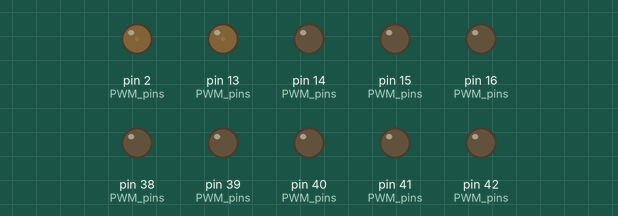
Bench run of a sketch on a simulated Arduino Mega 2560, built with avr-gcc and run on an emulated ATmega2560. Parts: output pins drawn as LEDs (lit = HIGH).

Above: at 0.05 s.
At 0.75 s:
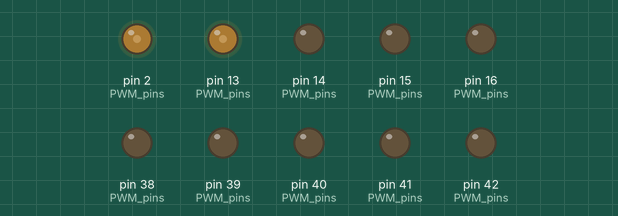
At 1.25 s:
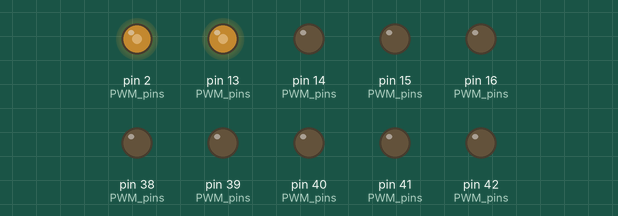
At 1.5 s:
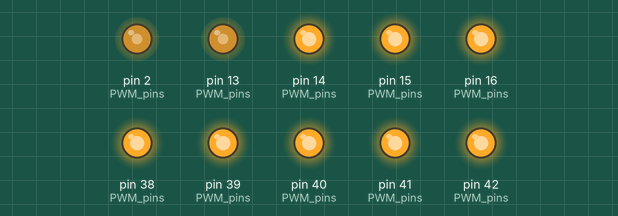
Timing chart, 0 to 3.5 s (numbered marks = the images above):
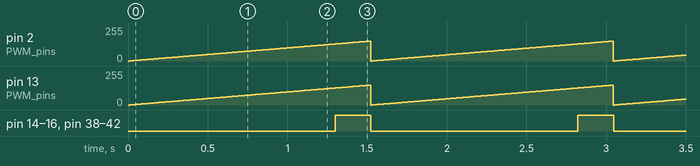

The sketch:

for_each_array_pwm.ino
```cpp
int PWM_pins[] = {2, 13, 14, 15, 16, 38, 39, 40, 41, 42};
void setup() {
  // put your setup code here, to run once:
    for(auto pin : PWM_pins) {
      pinMode(pin, OUTPUT);;
    }
}

void loop() {
   for (int i = 0; i < 150; i++) {
      for(auto pin : PWM_pins) {
          analogWrite(pin, i);
          delay(1);
        }
    }
}
```

Measured:
- by itself, pin 2 (PWM_pins), pin 13 (PWM_pins): ramps from 0/255 to 149/255 and jumps back, once every 1.5 s
- by itself, pin 14 (PWM_pins), pin 15 (PWM_pins), pin 16 (PWM_pins), pin 38 (PWM_pins), pin 39 (PWM_pins), pin 40 (PWM_pins), pin 41 (PWM_pins), pin 42 (PWM_pins): alternates HIGH for 0.22 s and LOW for 1.3 s
